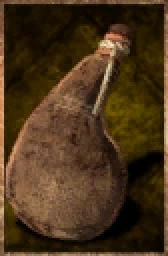
#> input picture owd/assets/objets/edited/containers/gourde.png, 84 x 128 px (shown 2 times larger)
$ python -i lot1.py   (imports and definitions only)
#> lines starting #> are read from the running program, lines starting #| are printed output that depends on the picture
# -*- coding: utf-8 -*-
"""Les originaux manquants : mise en place et premiers traitements.

Toutes ces sources sont DEJA des cartes au rapport 84/128, plateau et cadre
compris. Comme pour le pot, on ne detoure rien : on redimensionne, et on ne
touche qu'a ce qui gene.

Trois gestes seulement dans ce lot :
  - retirer le logo Gemini, une petite etoile pale en bas a droite ;
  - retirer le halo dore peint autour de la fiole ;
  - refaire les eaux, dont l'icone du wiki porte la BARRE DE DOSES du jeu, une
    colonne de cinq cases sur le bord gauche. On ne la gomme pas : on repart de
    la gourde propre et on lui greffe le seul indicateur du coin bas droit.
"""
import io
import os
import shutil
import sys
from collections import deque

from PIL import Image, ImageFilter

D = r'c:/Users/IgneeFleur/Documents/Github/fns-owd-beta/docs/assets/objets'
DL = r'C:/Users/IgneeFleur/Downloads'
S = (r'C:/Users/IGNEEF~1/AppData/Local/Temp/claude/'
     r'c--Users-IgneeFleur-Documents-Github-fns-ttrpg/'
     r'd943426d-1602-45f6-8810-fbde9268f03c/scratchpad')
W, H = 84, 128
# [1 line not run here, left out]
L = lambda c: 0.299 * c[0] + 0.587 * c[1] + 0.114 * c[2]


# [45 lines left out: functions sans_logo, carte, not called in this run]


# ---------------- les cartes sans traitement ----------------
SIMPLES = [
    ('gourde.png',      'containers', S + '/wiki_Waterskin.png',    False),
    ('bois.png',        'materials',  S + '/wiki_Wood.png',         False),
    ('sable_bleu.png',  'powders',    S + '/wiki_Blue_Sand.png',    False),
    ('cendre.png',      'powders',    DL + '/wmremove-transformed(2).png', False),
    ('eau_potable.png', 'liquids',    S + '/wiki_Clean_Water.png',  False),
    ('poche.png',       'containers',
     DL + '/Gemini_Generated_Image_hnt9azhnt9azhnt9(1).png', True),
    ('sable.png',       'powders',
     DL + '/Gemini_Generated_Image_l8by38l8by38l8by.jpeg', True),
]
# [3 lines not run here, left out]


# ---------------- les eaux : la gourde propre + son indicateur ----------------
def indicateur(petite):
    """Ou est l'indicateur, et a quoi ressemble-t-il ?

    L'icone d'eau EST la gourde du wiki plus une pastille en bas a droite. On
    trouve la pastille en comparant a la gourde nue, ramenee a la meme taille."""
    pet = Image.open(petite).convert('RGB').resize((W, H), Image.LANCZOS)
    nue = Image.open(S + '/wiki_Waterskin.png').convert('RGB')
    pp, np_ = pet.load(), nue.load()
    m = Image.new('L', (W, H), 0)
    mp = m.load()
    # L'indicateur vit TOUJOURS dans le coin bas droit. Chercher ailleurs, c'est
    # ramasser la barre de doses a gauche, et surtout le decalage du cadre quand
    # l'icone n'a pas exactement le rapport 84/128 -- ce qui a fait perdre les
    # cailloux de l'eau salee, dont l'icone fait 65x97.
    x0, x1 = int(W * 0.50), int(W * 0.97)
    y0, y1 = int(H * 0.55), int(H * 0.97)
    for y in range(y0, y1):
        for x in range(x0, x1):
            d = sum(abs(pp[x, y][i] - np_[x, y][i]) for i in range(3))
            if d > 90:
                mp[x, y] = 255
    m = m.filter(ImageFilter.MaxFilter(3)).filter(ImageFilter.MinFilter(3))
    # la plus grande tache : la pastille, pas les differences de compression
    vu = bytearray(W * H)
    best, bn = None, 0
    for sy in range(H):
        for sx in range(W):
            if vu[sy * W + sx] or mp[sx, sy] < 128:
                continue
            q, comp = deque([(sx, sy)]), []
            vu[sy * W + sx] = 1
            while q:
                x, y = q.popleft()
                comp.append((x, y))
                for dx, dy in ((1, 0), (-1, 0), (0, 1), (0, -1)):
                    nx, ny = x + dx, y + dy
                    if 0 <= nx < W and 0 <= ny < H and not vu[ny * W + nx] and mp[nx, ny] >= 128:
                        vu[ny * W + nx] = 1
                        q.append((nx, ny))
            if len(comp) > bn:
                best, bn = comp, len(comp)
    out = Image.new('L', (W, H), 0)
    op = out.load()
    for (x, y) in (best or []):
        op[x, y] = 255
    return pet, out.filter(ImageFilter.GaussianBlur(0.8)), bn


EAUX = [('eau_riviere.png', S + '/wiki_River_Water.png'),
        ('eau_salee.png',   S + '/wiki_Waterskin-saltwater.png'),
        ('eau_rance.png',   S + '/wiki_Rancid_Water.png')]
# [6 lines not run here, left out]

pl = Image.new('RGB', (W * 7 + 80, H + 20), (30, 26, 20))
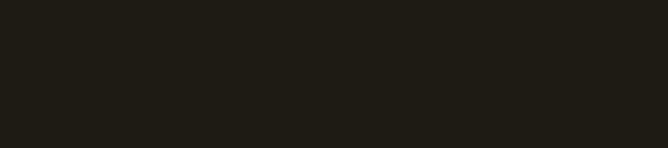
#> pl: PIL image 668x148 RGB; mean R, G, B 30, 26, 20
# [6 lines not run here, left out]

pl = Image.new('RGB', (W * 4 + 50, H + 20), (30, 26, 20))
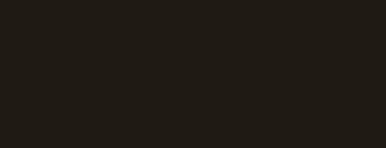
#> pl: PIL image 386x148 RGB; mean R, G, B 30, 26, 20
# [5 lines not run here, left out]

>>> result = indicateur('../edited/containers/gourde.png')
#> in indicateur, pet is the input picture: PIL image 84x128 RGB; mean R, G, B 74, 52, 27.1
#> (the run stopped early here; a loop or call above may not have finished)
